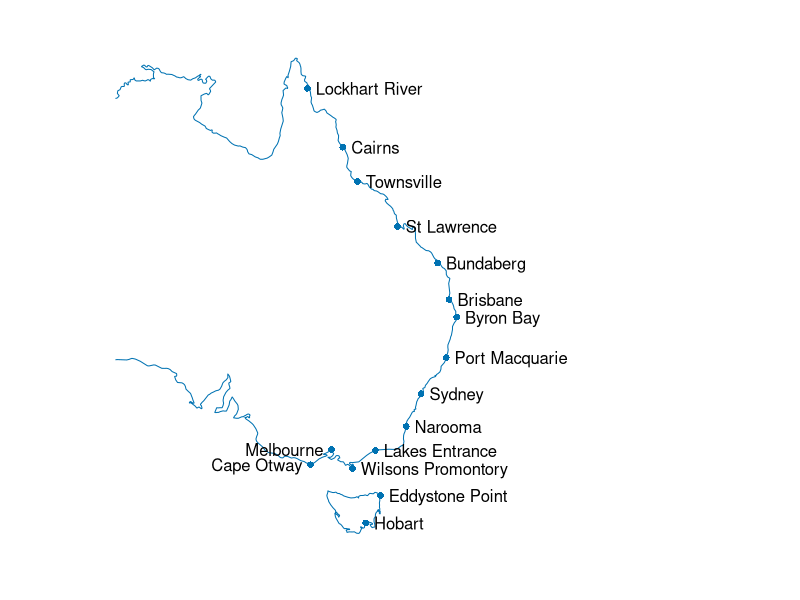
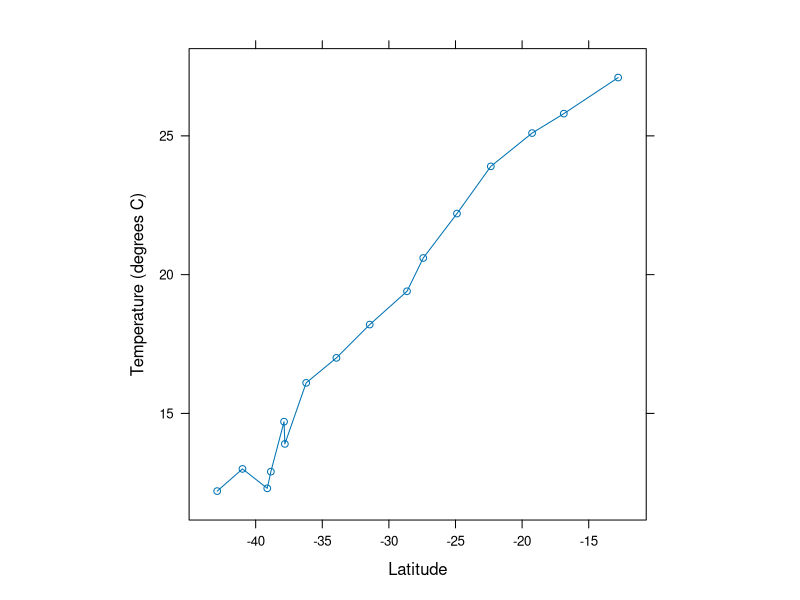
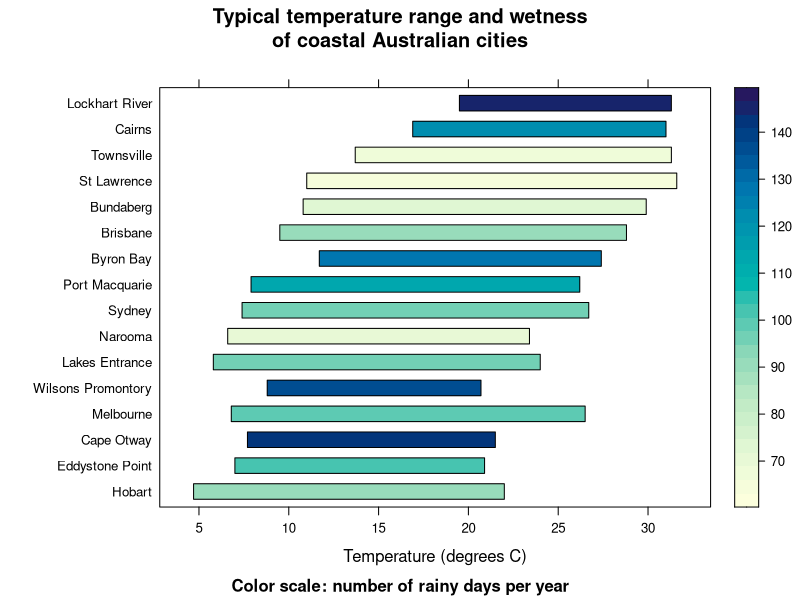
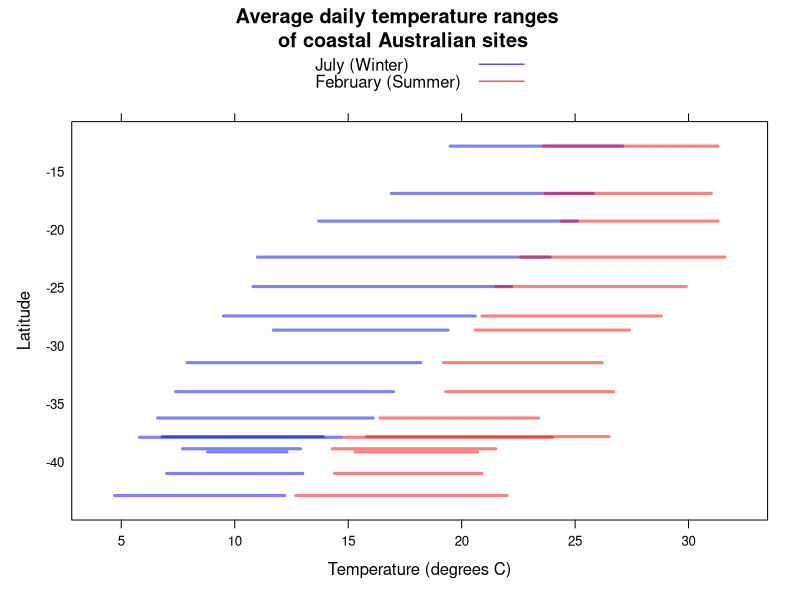
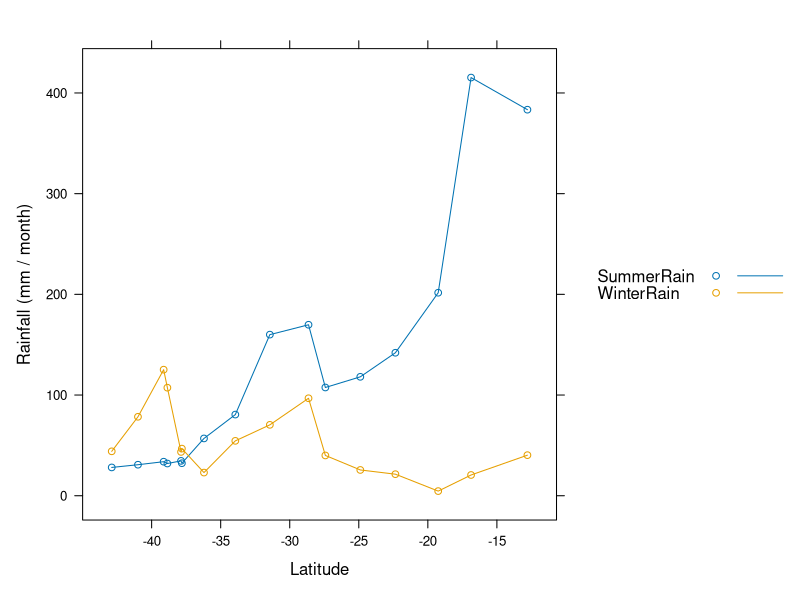
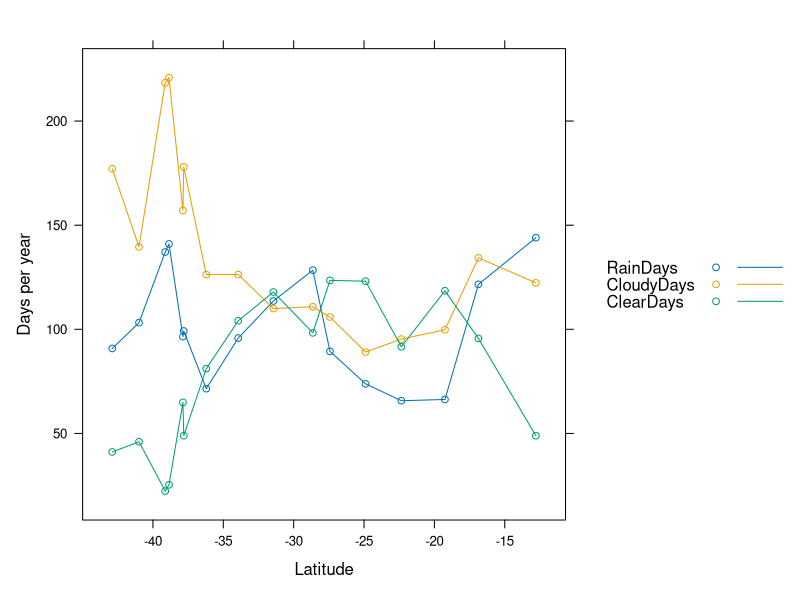

Source code (R) for these figures, in order:
library(latticeExtra)


### Name: EastAuClimate
### Title: Climate of the East Coast of Australia
### Aliases: EastAuClimate
### Keywords: datasets

### ** Examples

data(EastAuClimate)

## Compare the climates of state capital cities
EastAuClimate[c("Hobart", "Melbourne", "Sydney", "Brisbane"),]

## A function to plot maps (a Lattice version of maps::map)
lmap <-
   function(database = "world", regions = ".", exact = FALSE,
            boundary = TRUE, interior = TRUE, projection = "",
            parameters = NULL, orientation = NULL,
            aspect = "iso", type = "l",
            par.settings = list(axis.line = list(col = "transparent")),
            xlab = NULL, ylab = NULL, ...)
{
   theMap <- map(database, regions, exact = exact,
                 boundary = boundary, interior = interior,
                 projection = projection, parameters = parameters,
                 orientation = orientation, plot = FALSE)
   xyplot(y ~ x, theMap, type = type, aspect = aspect,
          par.settings = par.settings, xlab = xlab, ylab = ylab,
          default.scales = list(draw = FALSE), ...)
}

## Plot the sites on a map of Australia
if (require("maps")) {
  lmap(regions = c("Australia", "Australia:Tasmania"),
       exact = TRUE, projection = "rectangular",
       parameters = 150, xlim = c(130, 170),
       panel = function(...) {
          panel.xyplot(...)
          with(EastAuClimate, {
            panel.points(Longitude, Latitude, pch = 16)
            txt <- row.names(EastAuClimate)
            i <- c(3, 4)
            panel.text(Longitude[ i], Latitude[ i], txt[ i], pos = 2)
            panel.text(Longitude[-i], Latitude[-i], txt[-i], pos = 4)
          })
       })
}

## Average daily maximum temperature in July (Winter).
xyplot(WinterMaxTemp ~ Latitude, EastAuClimate, aspect = "xy",
       type = c("p", "a"), ylab = "Temperature (degrees C)")

## (Make a factor with levels in order - by coastal location)
siteNames <- factor(row.names(EastAuClimate),
           levels = row.names(EastAuClimate))
## Plot temperature ranges (as bars), color-coded by RainDays
segplot(siteNames ~ WinterMinTemp + SummerMaxTemp, EastAuClimate,
        level = RainDays, sub = "Color scale: number of rainy days per year",
        xlab = "Temperature (degrees C)",
        main = paste("Typical temperature range and wetness",
           "of coastal Australian cities", sep = "\n"))

## Show Winter and Summer temperature ranges separately
segplot(Latitude ~ WinterMinTemp + SummerMaxTemp, EastAuClimate,
   main = "Average daily temperature ranges \n of coastal Australian sites",
   ylab = "Latitude", xlab = "Temperature (degrees C)",
   par.settings = simpleTheme(lwd = 3, alpha = 0.5),
   key = list(text = list(c("July (Winter)", "February (Summer)")),
              lines = list(col = c("blue", "red"))),
   panel = function(x, y, z, ..., col) {
      with(EastAuClimate, {
         panel.segplot(WinterMinTemp, WinterMaxTemp, z, ..., col = "blue")
         panel.segplot(SummerMinTemp, SummerMaxTemp, z, ..., col = "red")
      })
   })

## Northern sites have Summer-dominated rainfall;
## Southern sites have Winter-dominated rainfall.
xyplot(SummerRain + WinterRain ~ Latitude, EastAuClimate,
       type = c("p", "a"), auto.key = list(lines = TRUE),
       ylab = "Rainfall (mm / month)")

## Clear days are most frequent in the mid latitudes.
xyplot(RainDays + CloudyDays + ClearDays ~ Latitude, EastAuClimate,
       type = c("p", "a"), auto.key = list(lines = TRUE),
       ylab = "Days per year")
